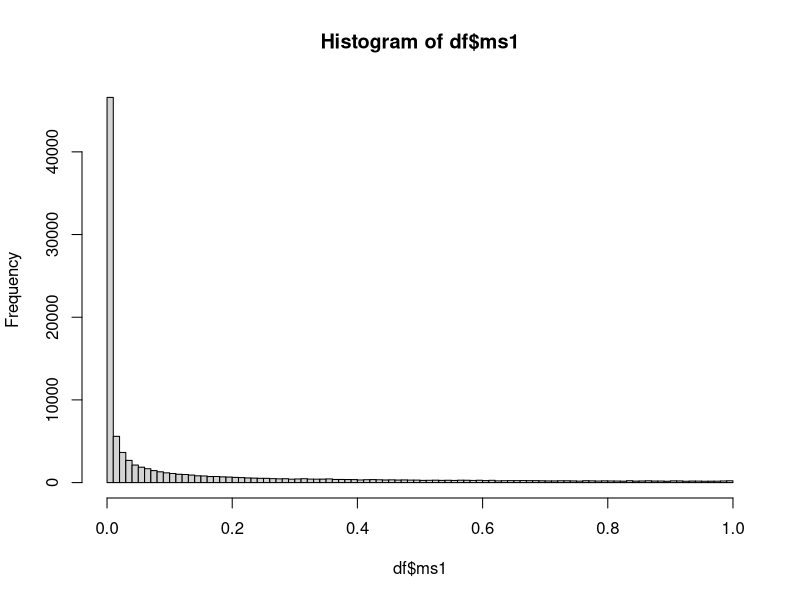
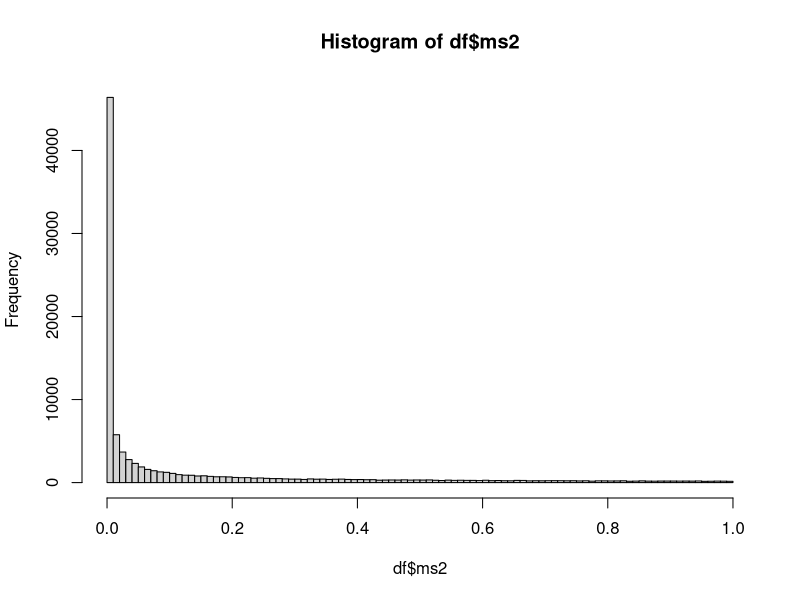
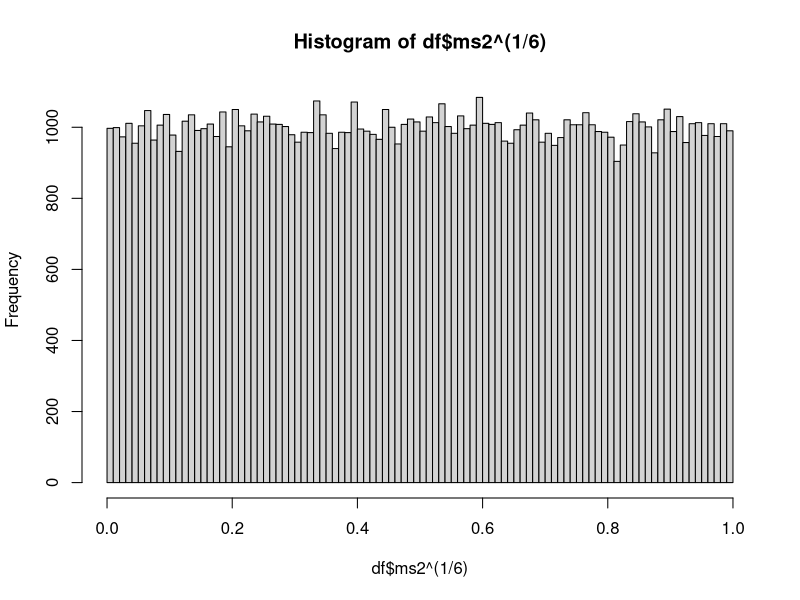
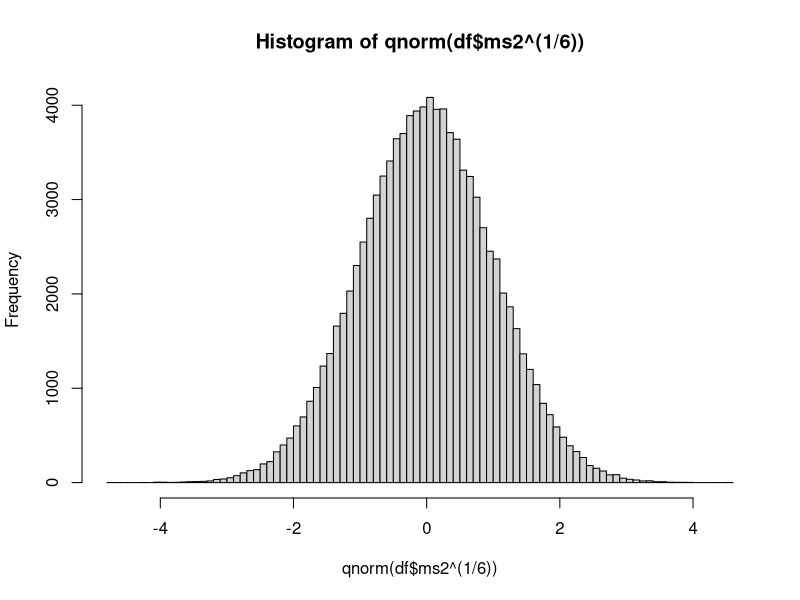
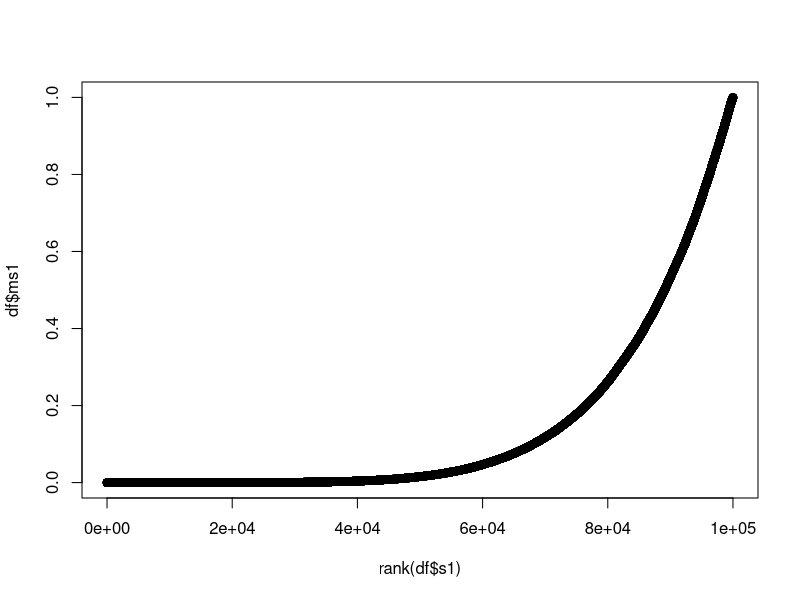

Here is the R script that generated these plots, in order:
library(MASS)

my_gini<-function(resp, pred){
  c<-pred[order(pred)]
  d<-resp[order(pred)]
  bc<-c(0, cumsum(d)/sum(d))
  gc<-c(0, cumsum(1-d)/sum(1-d))
  sum((gc[2:(length(gc))]-gc[1:(length(gc)-1)])*(bc[2:(length(bc))]+bc[1:(length(bc)-1)]))-1} 

ginic<-function(bc, gc){
  #function for gini when we have cumulative goods and bads vectors
  sum((gc[2:(length(gc))]-gc[1:(length(gc)-1)])*
        (bc[2:(length(bc))]+bc[1:(length(bc)-1)]))-1
} 

gini_from_r<-function(rho=.5, defrate=.1){
  F1<-function(s, d, rho){integrate(function(x){pnorm((qnorm(d)-rho*x)/sqrt(1-rho^2))*dnorm(x)}, lower=-Inf, upper=s)$value}
  F2<-function(s,d,rho){pnorm((-qnorm(d)+rho*s)/sqrt(1-rho^2))*dnorm(s)}
  F1_<-Vectorize(function(x){F1(x, defrate, rho)})
  F2_<-Vectorize(function(x){F2(x, defrate, rho)})
  2*integrate(function(x){F1_(x)*F2_(x)}, 
              lower=-Inf, upper=Inf, subdivisions=500, rel.tol = .Machine$double.eps^.24)$value/defrate/(1-defrate)-1
}

r_from_gini<-function(gini, defaultrate=.1){
  phi_s1<-function(x){gini_from_r(rho=x, defrate=defaultrate)-gini}
  uniroot(phi_s1,lower=0,upper=1,tol = .Machine$double.eps)$root
}

gini_combine_calculator<-function(g1, g2, corr, defaultrate){
  #rho_s1
  phi_s1<-function(x){gini_from_r(rho=x, defrate=defaultrate)-g1}
  rho_s1<-uniroot(phi_s1,lower=0,upper=1,tol = .Machine$double.eps)$root
  #rho_s2
  phi_s2<-function(x){gini_from_r(rho=x, defrate=defaultrate)-g2}
  rho_s2<-uniroot(phi_s2,lower=0,upper=1,tol = .Machine$double.eps)$root
  
  (a_opt<-(corr*rho_s2-rho_s1)/(corr*rho_s1-rho_s2))
  corr_opt<-(a_opt*rho_s1+rho_s2)/sqrt(a_opt^2+2*a_opt*corr+1)
  g_result0<-gini_from_r(corr_opt, defaultrate)
  g_result1<-if(a_opt<0 | a_opt>1000) {NaN} else {g_result0}
  return(c(new_gini=g_result1, 
           a_opt=a_opt, score_1_weight=a_opt/(1+a_opt), score_2_weight=1/(1+a_opt), 
           rho1=rho_s1, rho2=rho_s2, new_corr=corr_opt, gini1=g1, gini2=g2, corr=corr, defrate=defaultrate))
}

gini_combine_1<-function(g1, g2, corr, defaultrate){
  tryCatch(unname(gini_combine_calculator(g1, g2, corr, defaultrate)[1]), error=function(err) NA)}

gini_combine_1<-Vectorize(gini_combine_1)

gini1_here<-0.4
gini2_here<-0.6
corr_here<-0.3
badrate_here<-0.1

theoretical_max_gini<-gini_combine_1(gini1_here, gini2_here, 
                                     corr_here, badrate_here)

sigma <- matrix(c(1, corr_here, r_from_gini(gini1_here, badrate_here),
                  corr_here, 1, r_from_gini(gini2_here, badrate_here),
                  r_from_gini(gini1_here, badrate_here), r_from_gini(gini2_here, badrate_here), 1), 
                nrow=3)
z <- mvrnorm(100000,mu=rep(0, 3),Sigma=sigma)
df<-z
df[,3]<-(z[,3]<qnorm(badrate_here))*1
df<-data.frame(df)
names(df)<-c('s1', 's2', 'default_flag')
df$ms1<-(pnorm(df$s1))^6
#sum(is.na(df$ms1))
hist(df$ms1, breaks=100)
df$ms2<-(pnorm(df$s2))^6
#df$ms2<-log(df$s2-min(df$s2)+1)
#sum(is.na(df$ms1))
hist(df$ms2, breaks=100)
hist(df$ms2^(1/6), breaks=100)
hist(qnorm(df$ms2^(1/6)), breaks=100)


#gini_combine_1(gini1_here, gini2_here, corr_here, badrate_here)

gini_combine_1(my_gini(df$default_flag, df$s1), my_gini(df$default_flag, df$s2), 
               cor(df$s1, df$s2), mean(df$default_flag))

gini_combine_1(my_gini(df$default_flag, df$ms1), my_gini(df$default_flag, df$ms2), 
               cor(df$ms1, df$ms2), mean(df$default_flag))

gini_combine_1(my_gini(df$default_flag, df$ms1), my_gini(df$default_flag, df$ms2), 
               cor(df$ms1, df$ms2, method="spearman"), mean(df$default_flag))

myprobit <- glm(I(1-default_flag) ~ ms1 + ms2, data = df, family = binomial(link="probit"))
my_gini(myprobit$y, -myprobit$fitted.values)

myprobit2 <- glm(I(1-default_flag) ~ s1 + s2, data = df, family = binomial(link="probit"))
my_gini(myprobit2$y, -myprobit2$fitted.values)

mylogit <- glm(I(1-default_flag) ~ ms1 + ms2, data = df, family = binomial(link="logit"))
my_gini(mylogit$y, -mylogit$fitted.values)

mylogit2 <- glm(I(1-default_flag) ~ s1 + s2, data = df, family = binomial(link="logit"))
my_gini(mylogit2$y, -mylogit2$fitted.values)


sum(is.na(df$ms1))
sum(is.na(df$ms2))
mean(df$ms1)
mean(df$ms2)

plot(rank(df$s1), df$ms1)

par()
